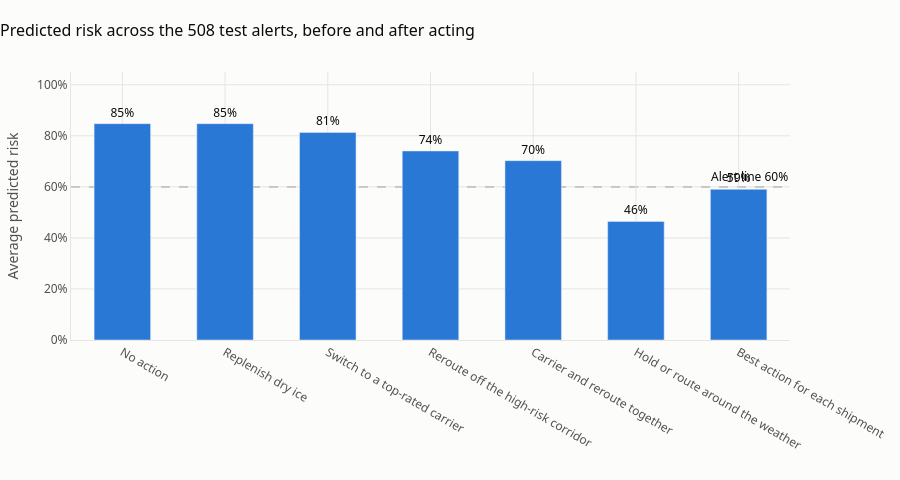

The cell this chart's notebook holds for it:
### Markdown cell above
## 7. Which actions lower the risk?

Prediction is only half of the product. The app lets a coordinator click an intervention and see what changes. Here we test that loop on every alert in the test set.

**Five actions, each changing an input the coordinator really controls**

| Action | What changes | Assumed cost |
|---|---|---|
| Replenish dry ice | 24 more hours of thermal buffer | $1,500 |
| Switch to a top-rated carrier | Carrier reliability raised to 0.95 | $2,000 |
| Reroute off the high-risk corridor | Geopolitical risk score capped at 3 | $5,000 |
| Carrier and reroute together | Both changes | $7,000 |
| Hold or route around the weather | Weather no worse than rain, and the lead time shortened to match | $8,000 |

The costs and the size of each effect are assumptions. The app shows them and lets the user change them.

**How money is counted:** the expected cost of a shipment is its predicted risk, times the share of cargo value a disruption costs (10%, as in notebook 04), times the cargo value. The saving from an action is the drop in expected cost minus the cost of the action.

### Code cell
LOSS_SHARE = 0.10   # assumption carried over from notebook 04: a disruption costs 10% of cargo value on average

ACTIONS = {
    "No action": ({}, 0),
    "Replenish dry ice": ({"buffer_hours": 24}, 1_500),
    "Switch to a top-rated carrier": ({"carrier_score": 0.95}, 2_000),
    "Reroute off the high-risk corridor": ({"risk_cap": 3.0}, 5_000),
    "Carrier and reroute together": ({"carrier_score": 0.95, "risk_cap": 3.0}, 7_000),
    "Hold or route around the weather": ({"weather_at_worst": "Rain"}, 8_000),
}


def apply_action(shipments, buffer_hours=0, carrier_score=None, risk_cap=None, weather_at_worst=None):
    """Change the recorded inputs the way the action would. Features are rebuilt when the risk is predicted."""
    changed = shipments[INPUT_COLUMNS].copy()
    changed["Buffer_of_Package"] = changed["Buffer_of_Package"] + buffer_hours
    if carrier_score is not None:
        changed["Carrier_Reliability_Score"] = changed["Carrier_Reliability_Score"].clip(lower=carrier_score)
    if risk_cap is not None:
        changed["Geopolitical_Risk_Score"] = changed["Geopolitical_Risk_Score"].clip(upper=risk_cap)
    if weather_at_worst is not None:
        worse = changed["Weather_Condition"].map(WEATHER_SEVERITY) > WEATHER_SEVERITY[weather_at_worst]
        speed_up = SLOWDOWN[weather_at_worst] / changed.loc[worse, "Weather_Condition"].map(SLOWDOWN)
        changed.loc[worse, "Lead_Time_Days"] = changed.loc[worse, "Lead_Time_Days"] * speed_up
        changed.loc[worse, "Weather_Condition"] = weather_at_worst
    return changed


alerted = test[alert].reset_index(drop=True)
risk_before = predict_risk(alerted)
cargo = alerted["Cargo_Value_USD"].to_numpy()

rows, risk_after = [], {}
for name, (change, cost) in ACTIONS.items():
    risk = predict_risk(apply_action(alerted, **change))
    risk_after[name] = risk
    saving = (risk_before - risk) * LOSS_SHARE * cargo - cost
    rows.append({
        "action": name, "average_risk": risk.mean(),
        "alerts_brought_under_the_line": int((risk < ALERT_LINE).sum()),
        "share_brought_under_the_line": (risk < ALERT_LINE).mean(),
        "median_net_saving_usd": np.median(saving),
        "share_where_action_pays_off": (saving > 0).mean(),
    })
actions = pd.DataFrame(rows).set_index("action")

# The app's job: for each shipment, recommend the action that saves the most, or none if nothing pays
savings = pd.DataFrame({name: (risk_before - risk_after[name]) * LOSS_SHARE * cargo - cost
                        for name, (_, cost) in ACTIONS.items()})
best_action = savings.idxmax(axis=1)
best_risk = np.array([risk_after[name][k] for k, name in enumerate(best_action)])
actions.loc["Best action for each shipment"] = {
    "average_risk": best_risk.mean(),
    "alerts_brought_under_the_line": int((best_risk < ALERT_LINE).sum()),
    "share_brought_under_the_line": (best_risk < ALERT_LINE).mean(),
    "median_net_saving_usd": savings.max(axis=1).median(),
    "share_where_action_pays_off": (savings.max(axis=1) > 0).mean(),
}
print("Which action is best, counted over the alerts:")
print(best_action.value_counts().to_string())

fig = go.Figure(go.Bar(
    x=actions.index, y=actions["average_risk"], marker_color=BLUE,
    text=[f"{r:.0%}" for r in actions["average_risk"]], textposition="outside",
    textfont=dict(color=INK), cliponaxis=False,
    hovertemplate="%{x}<br>Average predicted risk: %{y:.1%}<extra></extra>",
))
fig.add_hline(y=ALERT_LINE, line=dict(color=MUTED, width=1, dash="dash"), layer="below")
fig.add_annotation(xref="paper", x=1, y=ALERT_LINE, text="Alert line 60%", showarrow=False,
                   xanchor="right", yanchor="bottom", font=dict(color=INK))
fig.update_yaxes(title_text="Average predicted risk", tickformat=".0%", range=[0, 1.05])
style(fig, f"Predicted risk across the {len(alerted)} test alerts, before and after acting", height=480)
fig.update_layout(bargap=0.45, margin=dict(b=140))
fig.show()

actions.style.format({"average_risk": "{:.0%}", "share_brought_under_the_line": "{:.0%}", "alerts_brought_under_the_line": "{:.0f}",
                      "median_net_saving_usd": "${:,.0f}", "share_where_action_pays_off": "{:.0%}"})

### Figure 1 — Plotly figure (JSON) as saved in the notebook; plotly's stock layout.template omitted (floating-point values rounded to 4 significant figures)
{"data": [{"cliponaxis": false, "hovertemplate": "%{x}<br>Average predicted risk: %{y:.1%}<extra></extra>", "marker": {"color": "#2a78d6"}, "text": ["85%", "85%", "81%", "74%", "70%", "46%", "59%"], "textfont": {"color": "#0b0b0b"}, "textposition": "outside", "type": "bar", "x": ["No action", "Replenish dry ice", "Switch to a top-rated carrier", "Reroute off the high-risk corridor", "Carrier and reroute together", "Hold or route around the weather", "Best action for each shipment"], "y": [0.8476, 0.8476, 0.8135, 0.7406, 0.7026, 0.4644, 0.5903]}], "layout": {"annotations": [{"font": {"color": "#0b0b0b"}, "showarrow": false, "text": "Alert line 60%", "x": 1, "xanchor": "right", "xref": "paper", "y": 0.6, "yanchor": "bottom"}], "bargap": 0.45, "font": {"color": "#52514e", "family": "Segoe UI, Arial, sans-serif", "size": 12}, "height": 480, "hoverlabel": {"bgcolor": "white", "font": {"color": "#0b0b0b"}}, "margin": {"b": 140, "l": 64, "r": 32, "t": 72}, "paper_bgcolor": "#fcfcfb", "plot_bgcolor": "#fcfcfb", "shapes": [{"layer": "below", "line": {"color": "#52514e", "dash": "dash", "width": 1}, "type": "line", "x0": 0, "x1": 1, "xref": "x domain", "y0": 0.6, "y1": 0.6, "yref": "y"}], "title": {"font": {"color": "#0b0b0b", "size": 16}, "text": "Predicted risk across the 508 test alerts, before and after acting", "x": 0, "xanchor": "left"}, "xaxis": {"gridcolor": "#e6e5e1", "linecolor": "#e6e5e1", "zeroline": false}, "yaxis": {"gridcolor": "#e6e5e1", "linecolor": "#e6e5e1", "range": [0, 1.05], "tickformat": ".0%", "title": {"text": "Average predicted risk"}, "zeroline": false}}}
